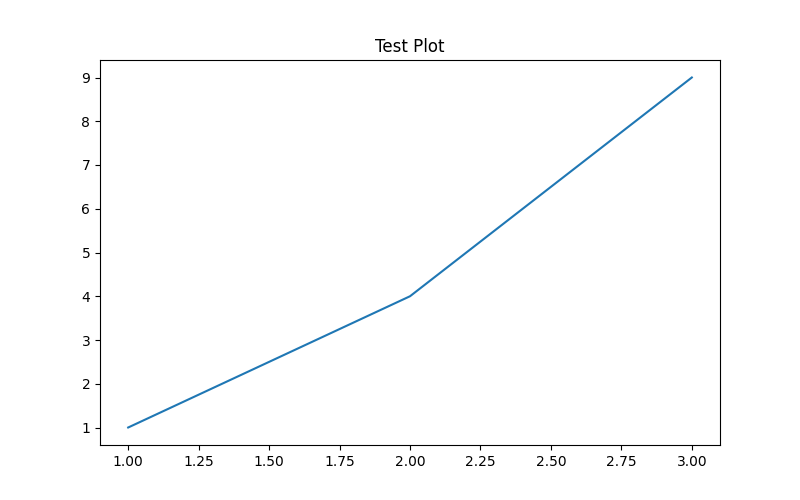

The script that saved this image:
import matplotlib
matplotlib.use('Agg')
import matplotlib.pyplot as plt
import numpy as np
import os

# Test basic plot
plt.figure(figsize=(8, 5))
plt.plot([1, 2, 3], [1, 4, 9])
plt.title('Test Plot')
plt.savefig('test_plot.png', dpi=100)
print('Plot saved to test_plot.png')
print(f'File exists: {os.path.exists("test_plot.png")}')
print(f'File size: {os.path.getsize("test_plot.png")} bytes')

# Test with seaborn
import seaborn as sns
plt.figure(figsize=(10, 6))
sns.histplot([1,2,2,3,3,3,4,4,5], kde=True)
plt.title('Seaborn Test')
plt.savefig('test_seaborn.png', dpi=100)
print(f'Seaborn plot saved, size: {os.path.getsize("test_seaborn.png")} bytes')
